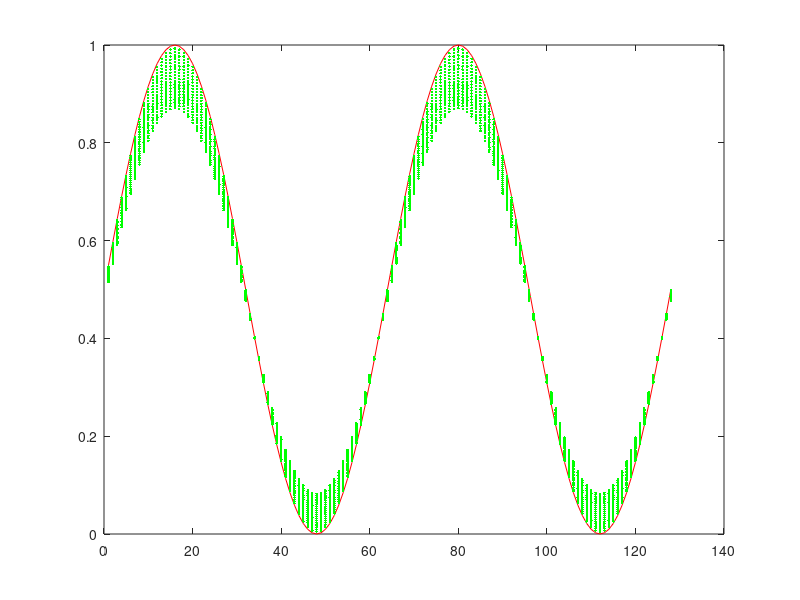

Here is the MATLAB script that generated this plot:
%% Copyright (c) 2018, Vishal_S% All rights reserved. Please read the "license.txt" for license terms.%% Project Title: Computational Materials Thermodynamics% % Developer: Vishal S% % Contact Info: vishalsubbu97@gmail.com%clear clft = cputime;delt = 1.0;N = 128;D = 1;c = zeros(N,1);ctilde = zeros(N,1);M = 2;for i = 1:N  c(i) = 0.5*(1 + sin(2*pi*M*i/N));endfor#plot the initial profile plot (c , 'r-');hold on;halfN = N/2;delk = 2*pi/N;for j= 1:20  for m = 1:500    ctilde = fft(c) ;    for i = 1:N      if(i<halfN)        k = i*delk;      endif      if(i>=halfN)        k = (i-N)*delk;      endif      ctilde(i) = ctilde(i)/(1+(D*k*k*delt));    endfor  endfor  c = real(ifft(ctilde));  plot(c,'g.');endforprint -depsc Implicit1DSpectral.epsprintf("Total CPU time : %f seconds\n",(cputime-t));            